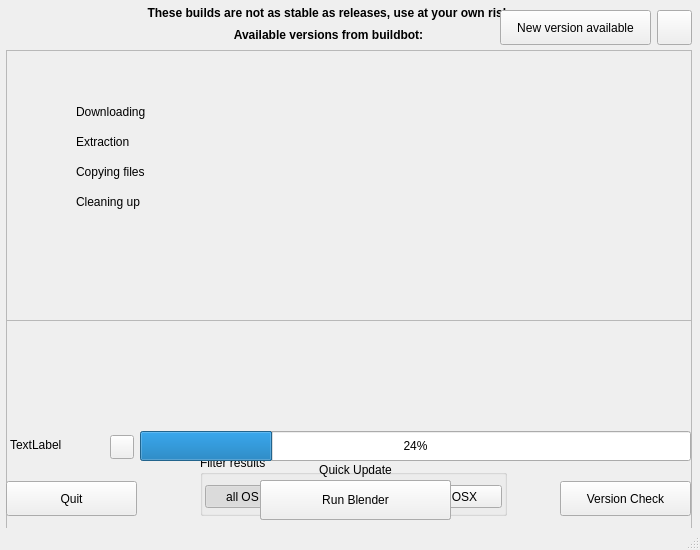
<?xml version="1.0" encoding="UTF-8"?>
<ui version="4.0">
 <class>MainWindow</class>
 <widget class="QMainWindow" name="MainWindow">
  <property name="geometry">
   <rect>
    <x>0</x>
    <y>0</y>
    <width>700</width>
    <height>550</height>
   </rect>
  </property>
  <property name="sizePolicy">
   <sizepolicy hsizetype="Fixed" vsizetype="Fixed">
    <horstretch>0</horstretch>
    <verstretch>0</verstretch>
   </sizepolicy>
  </property>
  <property name="minimumSize">
   <size>
    <width>700</width>
    <height>550</height>
   </size>
  </property>
  <property name="maximumSize">
   <size>
    <width>700</width>
    <height>550</height>
   </size>
  </property>
  <property name="windowTitle">
   <string>ABLER Launcher</string>
  </property>
  <property name="windowIcon">
   <iconset resource="res.qrc">
    <normaloff>:/newPrefix/images/abler.png</normaloff>:/newPrefix/images/abler.png</iconset>
  </property>
  <property name="styleSheet">
   <string notr="true"/>
  </property>
  <widget class="QWidget" name="centralwidget">
   <widget class="QPushButton" name="btn_Quit">
    <property name="geometry">
     <rect>
      <x>6</x>
      <y>481</y>
      <width>131</width>
      <height>35</height>
     </rect>
    </property>
    <property name="focusPolicy">
     <enum>Qt::StrongFocus</enum>
    </property>
    <property name="styleSheet">
     <string notr="true"/>
    </property>
    <property name="text">
     <string>Quit</string>
    </property>
    <property name="icon">
     <iconset resource="res.qrc">
      <normaloff>:/newPrefix/images/Application-exit-icon.png</normaloff>:/newPrefix/images/Application-exit-icon.png</iconset>
    </property>
   </widget>
   <widget class="QPushButton" name="btn_Check">
    <property name="geometry">
     <rect>
      <x>560</x>
      <y>481</y>
      <width>131</width>
      <height>35</height>
     </rect>
    </property>
    <property name="styleSheet">
     <string notr="true"/>
    </property>
    <property name="text">
     <string>Version Check</string>
    </property>
    <property name="icon">
     <iconset resource="res.qrc">
      <normaloff>:/newPrefix/images/Refresh-icon.png</normaloff>:/newPrefix/images/Refresh-icon.png</iconset>
    </property>
    <property name="autoDefault">
     <bool>false</bool>
    </property>
    <property name="default">
     <bool>false</bool>
    </property>
   </widget>
   <widget class="QProgressBar" name="progressBar">
    <property name="enabled">
     <bool>true</bool>
    </property>
    <property name="geometry">
     <rect>
      <x>140</x>
      <y>431</y>
      <width>551</width>
      <height>30</height>
     </rect>
    </property>
    <property name="styleSheet">
     <string notr="true"/>
    </property>
    <property name="value">
     <number>24</number>
    </property>
    <property name="textVisible">
     <bool>true</bool>
    </property>
    <property name="invertedAppearance">
     <bool>false</bool>
    </property>
   </widget>
   <widget class="QLabel" name="lbl_task">
    <property name="geometry">
     <rect>
      <x>10</x>
      <y>435</y>
      <width>121</width>
      <height>20</height>
     </rect>
    </property>
    <property name="styleSheet">
     <string notr="true"/>
    </property>
    <property name="text">
     <string>TextLabel</string>
    </property>
   </widget>
   <widget class="QLabel" name="lbl_available">
    <property name="geometry">
     <rect>
      <x>6</x>
      <y>25</y>
      <width>645</width>
      <height>20</height>
     </rect>
    </property>
    <property name="font">
     <font>
      <weight>75</weight>
      <bold>true</bold>
     </font>
    </property>
    <property name="text">
     <string>Available versions from buildbot:</string>
    </property>
    <property name="alignment">
     <set>Qt::AlignCenter</set>
    </property>
   </widget>
   <widget class="QToolButton" name="btn_about">
    <property name="geometry">
     <rect>
      <x>657</x>
      <y>10</y>
      <width>35</width>
      <height>35</height>
     </rect>
    </property>
    <property name="toolTip">
     <string>Settings</string>
    </property>
    <property name="text">
     <string/>
    </property>
    <property name="icon">
     <iconset resource="res.qrc">
      <normaloff>:/newPrefix/images/Information-icon.png</normaloff>:/newPrefix/images/Information-icon.png</iconset>
    </property>
    <property name="iconSize">
     <size>
      <width>24</width>
      <height>24</height>
     </size>
    </property>
    <property name="checkable">
     <bool>false</bool>
    </property>
    <property name="checked">
     <bool>false</bool>
    </property>
   </widget>
   <widget class="QFrame" name="frm_start">
    <property name="geometry">
     <rect>
      <x>6</x>
      <y>50</y>
      <width>686</width>
      <height>686</height>
     </rect>
    </property>
    <property name="frameShape">
     <enum>QFrame::StyledPanel</enum>
    </property>
    <property name="frameShadow">
     <enum>QFrame::Raised</enum>
    </property>
   </widget>
   <widget class="QPushButton" name="btn_cancel">
    <property name="geometry">
     <rect>
      <x>110</x>
      <y>435</y>
      <width>24</width>
      <height>24</height>
     </rect>
    </property>
    <property name="text">
     <string/>
    </property>
    <property name="icon">
     <iconset resource="res.qrc">
      <normaloff>:/newPrefix/images/Cancel-icon.png</normaloff>:/newPrefix/images/Cancel-icon.png</iconset>
    </property>
   </widget>
   <widget class="QFrame" name="frm_progress">
    <property name="geometry">
     <rect>
      <x>6</x>
      <y>50</y>
      <width>686</width>
      <height>271</height>
     </rect>
    </property>
    <property name="styleSheet">
     <string notr="true"/>
    </property>
    <property name="frameShape">
     <enum>QFrame::StyledPanel</enum>
    </property>
    <property name="frameShadow">
     <enum>QFrame::Raised</enum>
    </property>
    <widget class="QLabel" name="lbl_download_pic">
     <property name="geometry">
      <rect>
       <x>40</x>
       <y>50</y>
       <width>24</width>
       <height>24</height>
      </rect>
     </property>
     <property name="text">
      <string/>
     </property>
    </widget>
    <widget class="QLabel" name="lbl_extract_pic">
     <property name="geometry">
      <rect>
       <x>40</x>
       <y>80</y>
       <width>24</width>
       <height>24</height>
      </rect>
     </property>
     <property name="text">
      <string/>
     </property>
    </widget>
    <widget class="QLabel" name="lbl_copy_pic">
     <property name="geometry">
      <rect>
       <x>40</x>
       <y>110</y>
       <width>24</width>
       <height>24</height>
      </rect>
     </property>
     <property name="text">
      <string/>
     </property>
    </widget>
    <widget class="QLabel" name="lbl_downloading">
     <property name="geometry">
      <rect>
       <x>70</x>
       <y>50</y>
       <width>561</width>
       <height>24</height>
      </rect>
     </property>
     <property name="styleSheet">
      <string notr="true"/>
     </property>
     <property name="text">
      <string>Downloading</string>
     </property>
    </widget>
    <widget class="QLabel" name="lbl_extraction">
     <property name="geometry">
      <rect>
       <x>70</x>
       <y>80</y>
       <width>221</width>
       <height>24</height>
      </rect>
     </property>
     <property name="text">
      <string>Extraction</string>
     </property>
    </widget>
    <widget class="QLabel" name="lbl_copying">
     <property name="geometry">
      <rect>
       <x>70</x>
       <y>110</y>
       <width>181</width>
       <height>24</height>
      </rect>
     </property>
     <property name="text">
      <string>Copying files</string>
     </property>
    </widget>
    <widget class="QLabel" name="lbl_clean_pic">
     <property name="geometry">
      <rect>
       <x>40</x>
       <y>140</y>
       <width>24</width>
       <height>24</height>
      </rect>
     </property>
     <property name="text">
      <string/>
     </property>
    </widget>
    <widget class="QLabel" name="lbl_cleanup">
     <property name="geometry">
      <rect>
       <x>70</x>
       <y>140</y>
       <width>171</width>
       <height>24</height>
      </rect>
     </property>
     <property name="text">
      <string>Cleaning up</string>
     </property>
    </widget>
   </widget>
   <widget class="QGroupBox" name="btngrp_filter">
    <property name="geometry">
     <rect>
      <x>200</x>
      <y>455</y>
      <width>307</width>
      <height>61</height>
     </rect>
    </property>
    <property name="title">
     <string>Filter results</string>
    </property>
    <widget class="QToolButton" name="btn_osx">
     <property name="geometry">
      <rect>
       <x>227</x>
       <y>30</y>
       <width>75</width>
       <height>23</height>
      </rect>
     </property>
     <property name="styleSheet">
      <string notr="true"/>
     </property>
     <property name="text">
      <string>OSX</string>
     </property>
     <property name="icon">
      <iconset resource="res.qrc">
       <normaloff>:/newPrefix/images/Apple-icon.png</normaloff>:/newPrefix/images/Apple-icon.png</iconset>
     </property>
     <property name="checkable">
      <bool>true</bool>
     </property>
     <property name="autoExclusive">
      <bool>true</bool>
     </property>
    </widget>
    <widget class="QToolButton" name="btn_windows">
     <property name="geometry">
      <rect>
       <x>79</x>
       <y>30</y>
       <width>75</width>
       <height>23</height>
      </rect>
     </property>
     <property name="autoFillBackground">
      <bool>false</bool>
     </property>
     <property name="text">
      <string>Windows</string>
     </property>
     <property name="icon">
      <iconset resource="res.qrc">
       <normaloff>:/newPrefix/images/Windows-icon.png</normaloff>:/newPrefix/images/Windows-icon.png</iconset>
     </property>
     <property name="checkable">
      <bool>true</bool>
     </property>
     <property name="autoExclusive">
      <bool>true</bool>
     </property>
    </widget>
    <widget class="QToolButton" name="btn_allos">
     <property name="geometry">
      <rect>
       <x>5</x>
       <y>30</y>
       <width>75</width>
       <height>23</height>
      </rect>
     </property>
     <property name="styleSheet">
      <string notr="true"/>
     </property>
     <property name="text">
      <string>all OS</string>
     </property>
     <property name="checkable">
      <bool>true</bool>
     </property>
     <property name="checked">
      <bool>true</bool>
     </property>
     <property name="autoExclusive">
      <bool>true</bool>
     </property>
    </widget>
    <widget class="QToolButton" name="btn_linux">
     <property name="geometry">
      <rect>
       <x>153</x>
       <y>30</y>
       <width>75</width>
       <height>23</height>
      </rect>
     </property>
     <property name="text">
      <string>Linux</string>
     </property>
     <property name="icon">
      <iconset resource="res.qrc">
       <normaloff>:/newPrefix/images/Linux-icon.png</normaloff>:/newPrefix/images/Linux-icon.png</iconset>
     </property>
     <property name="checkable">
      <bool>true</bool>
     </property>
     <property name="autoExclusive">
      <bool>true</bool>
     </property>
    </widget>
   </widget>
   <widget class="QPushButton" name="btn_oneclick">
    <property name="geometry">
     <rect>
      <x>260</x>
      <y>480</y>
      <width>191</width>
      <height>35</height>
     </rect>
    </property>
    <property name="toolTip">
     <string>Use last used settings to update blender. Uses the path in the above text field and specified version on the button.</string>
    </property>
    <property name="styleSheet">
     <string notr="true"/>
    </property>
    <property name="text">
     <string>PushButton</string>
    </property>
    <property name="icon">
     <iconset resource="res.qrc">
      <normaloff>:/newPrefix/images/Actions-quickopen-icon.png</normaloff>:/newPrefix/images/Actions-quickopen-icon.png</iconset>
    </property>
   </widget>
   <widget class="QLabel" name="lbl_quick">
    <property name="geometry">
     <rect>
      <x>290</x>
      <y>460</y>
      <width>131</width>
      <height>20</height>
     </rect>
    </property>
    <property name="text">
     <string>Quick Update</string>
    </property>
    <property name="alignment">
     <set>Qt::AlignCenter</set>
    </property>
   </widget>
   <widget class="QLabel" name="lbl_caution">
    <property name="geometry">
     <rect>
      <x>6</x>
      <y>3</y>
      <width>645</width>
      <height>20</height>
     </rect>
    </property>
    <property name="font">
     <font>
      <weight>75</weight>
      <bold>true</bold>
     </font>
    </property>
    <property name="autoFillBackground">
     <bool>true</bool>
    </property>
    <property name="text">
     <string> These builds are not as stable as releases, use at your own risk.</string>
    </property>
    <property name="alignment">
     <set>Qt::AlignCenter</set>
    </property>
   </widget>
   <widget class="QPushButton" name="btn_newVersion">
    <property name="geometry">
     <rect>
      <x>500</x>
      <y>10</y>
      <width>151</width>
      <height>35</height>
     </rect>
    </property>
    <property name="toolTip">
     <string>New version available</string>
    </property>
    <property name="text">
     <string>New version available</string>
    </property>
    <property name="icon">
     <iconset resource="res.qrc">
      <normaloff>:/newPrefix/images/software-update-icon.png</normaloff>:/newPrefix/images/software-update-icon.png</iconset>
    </property>
    <property name="iconSize">
     <size>
      <width>24</width>
      <height>24</height>
     </size>
    </property>
    <property name="checkable">
     <bool>false</bool>
    </property>
    <property name="checked">
     <bool>false</bool>
    </property>
   </widget>
   <widget class="QPushButton" name="btn_execute">
    <property name="geometry">
     <rect>
      <x>260</x>
      <y>480</y>
      <width>191</width>
      <height>40</height>
     </rect>
    </property>
    <property name="toolTip">
     <string>Run downloaded Blender version</string>
    </property>
    <property name="styleSheet">
     <string notr="true"/>
    </property>
    <property name="text">
     <string>Run Blender</string>
    </property>
    <property name="icon">
     <iconset resource="res.qrc">
      <normaloff>:/newPrefix/images/abler.png</normaloff>:/newPrefix/images/abler.png</iconset>
    </property>
   </widget>
   <widget class="QPushButton" name="btn_update">
    <property name="geometry">
     <rect>
      <x>260</x>
      <y>480</y>
      <width>191</width>
      <height>40</height>
     </rect>
    </property>
    <property name="toolTip">
     <string>Run downloaded Blender version</string>
    </property>
    <property name="styleSheet">
     <string notr="true"/>
    </property>
    <property name="text">
     <string>Run Blender</string>
    </property>
    <property name="icon">
     <iconset resource="res.qrc">
      <normaloff>:/newPrefix/images/abler.png</normaloff>:/newPrefix/images/abler.png</iconset>
    </property>
   </widget>
   <zorder>btngrp_filter</zorder>
   <zorder>frm_start</zorder>
   <zorder>btn_Quit</zorder>
   <zorder>btn_Check</zorder>
   <zorder>progressBar</zorder>
   <zorder>lbl_task</zorder>
   <zorder>lbl_available</zorder>
   <zorder>btn_about</zorder>
   <zorder>btn_cancel</zorder>
   <zorder>frm_progress</zorder>
   <zorder>btn_oneclick</zorder>
   <zorder>lbl_quick</zorder>
   <zorder>lbl_caution</zorder>
   <zorder>btn_newVersion</zorder>
   <zorder>btn_execute</zorder>
   <zorder>btn_execute</zorder>
  </widget>
  <widget class="QStatusBar" name="statusbar"/>
 </widget>
 <resources>
  <include location="res.qrc"/>
 </resources>
 <connections/>
</ui>
